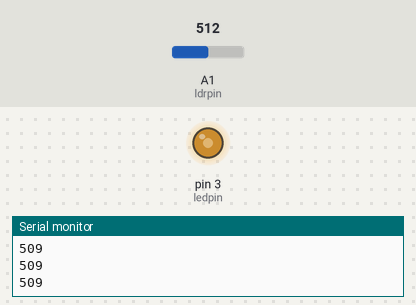
This sketch was run on a simulated Arduino Uno, built with avr-gcc and run on an emulated ATmega328P. On the bench: output pins drawn as LEDs (lit = HIGH), the last lines printed to the serial monitor. Inputs (shaded band) come from the test bench; at power-on: A1 (ldrpin) = 512. WiFi joins after 1.5 s; servers stay silent unless stated.

Above: at 1.2 s.
1.3 s: A1 (ldrpin) set to 716
At 1.7 s:
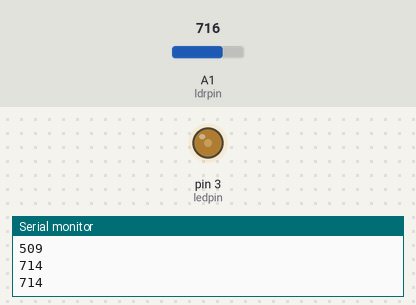
2.9 s: A1 (ldrpin) set to 900
At 3.7 s:
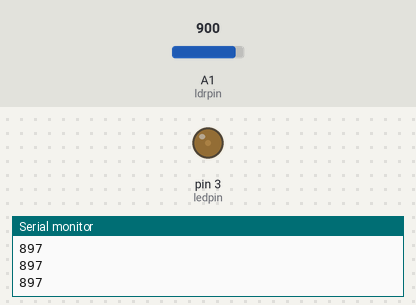
4.5 s: A1 (ldrpin) set to 1023
At 5.6 s:
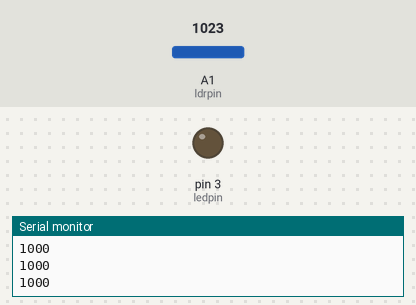
6.1 s: A1 (ldrpin) set to 306
At 7.4 s:
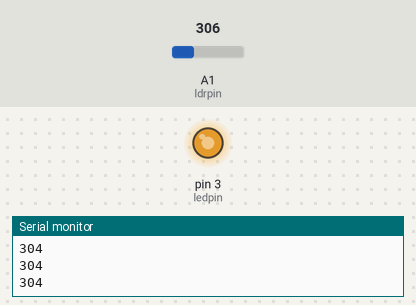
7.7 s: A1 (ldrpin) set to 511
At 8.3 s:
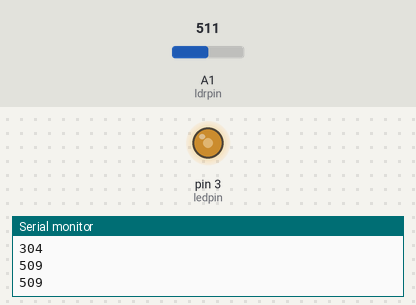
Timing chart, 0 to 10.3 s (numbered marks = the images above; inputs shaded):
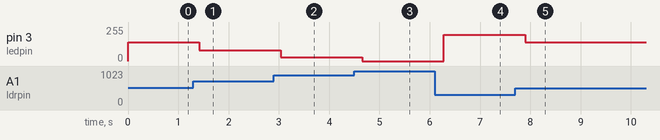

Measured:
- after the input at 1.3 s, pin 3 (ledpin): 139/255 → 81/255 after 0.12 s
- after the input at 2.9 s, pin 3 (ledpin): 81/255 → 29/255 after 0.14 s
- after the input at 4.5 s, pin 3 (ledpin): 29/255 → 0/255 after 0.16 s
- after the input at 6.1 s, pin 3 (ledpin): 0/255 → 197/255 after 0.18 s
- after the input at 7.7 s, pin 3 (ledpin): 197/255 → 139/255 after 0.20 s

The sketch:

sketch.ino
```cpp
#include <Ethernet.h>

byte mac[] = {
  0xDE, 0xAD, 0xBE, 0xEF, 0xFE, 0xED };

IPAddress ip(192,168,1,91);

int ledpin = 3;
int ldrpin = A1;
int value = 0;
int valeur = 0;

IPAddress server(192,168,1,90);

// Initialize the Ethernet server library
EthernetClient client;

void setup() {
 // Serial.begin starts the serial connection between computer and Arduino
  Serial.begin(9600);

 // start the Ethernet connection
  Ethernet.begin(mac,ip);

}

void loop()
{
  value = analogRead(ldrpin);
  value = constrain(value,100,1000);
  value = map(value,100,1000,255,0);
  int valeur = map(value,255,0,100,1000);

  Serial.println(valeur);
  analogWrite(ledpin, value);

/*
  Sending_To_phpmyadmindatabase();
  delay(30);
}


void Sending_To_phpmyadmindatabase() {
*/

  //value = analogRead(IR1); // Fill the sensorReading with the information from sensor
  //value2 = analogRead(IR2);
  // Connect to the server (your computer or web page)
  if (client.connect(server, 3306)) {

    client.print("GET /write_data.php?"); // This
    client.print("valeur=");
    client.print(valeur);

    client.println(" HTTP/1.1"); // Part of the GET request
    client.println("Host: 192.168.1.90");
    client.println("Connection: close");
    client.println(); // Empty line
    client.println(); // Empty line
    client.stop();    // Closing connection to server

  }

  else {
    // If Arduino can't connect to the server (your computer or web page)
    Serial.println("--> connection failed\n");
    client.stop();
  }

  // Give the server some time to recieve the data and store it. I used 10 seconds here. Be advised when delaying. If u use a short delay, the server might not capture data because of Arduino transmitting new data too soon.
  //delay(1000);
}
```
